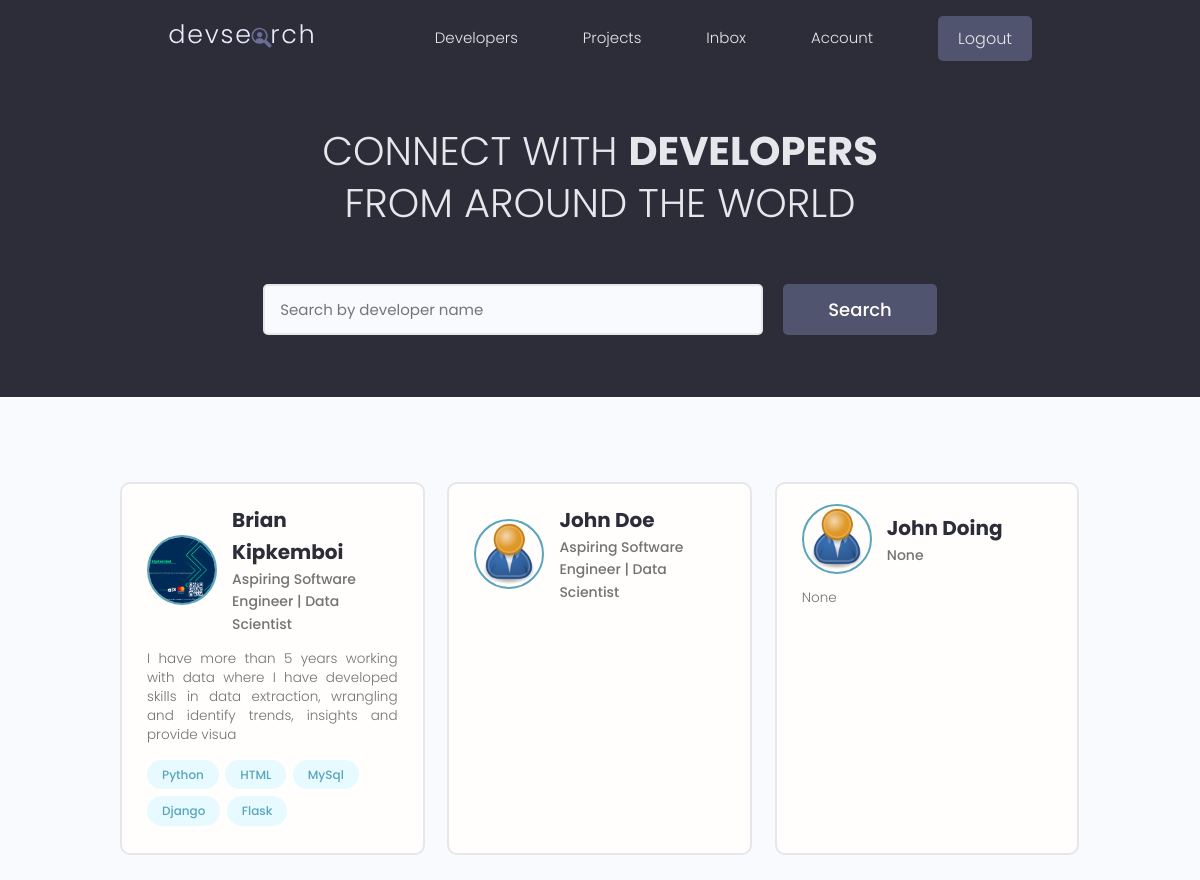
The app's page / (signed in) with its own data.
### users/models.py (models this page shows, shortened)
class Profile(models.Model):
    user = models.OneToOneField(
        User, on_delete=models.CASCADE, null=True, blank=True)
    name = models.CharField(max_length=200, blank=True, null=True)
    email = models.EmailField(max_length=500, blank=True, null=True)
    username = models.CharField(max_length=200, blank=True, null=True)
    location = models.CharField(max_length=200, blank=True, null=True)
    short_intro = models.CharField(max_length=200, blank=True, null=True)
    bio = models.TextField(blank=True, null=True)
    profile_image = models.ImageField(
        null=True, blank=True, upload_to='profiles/', default="profiles/user-default.png")
    social_github = models.CharField(max_length=200, blank=True, null=True)
    social_twitter = models.CharField(max_length=200, blank=True, null=True)
    social_linkedin = models.CharField(max_length=200, blank=True, null=True)
    social_youtube = models.CharField(max_length=200, blank=True, null=True)
    social_website = models.CharField(max_length=200, blank=True, null=True)
    created = models.DateTimeField(auto_now_add=True)
    id = models.UUIDField(default=uuid.uuid4, unique=True,
                          primary_key=True, editable=False)
    class Meta:
        ordering = ['created']
    @property
    def imageURL(self):
        try:
            url = self.profile_image.url
        except:
            url = ''
        return url

class Skill(models.Model):
    owner = models.ForeignKey(
        Profile, on_delete=models.CASCADE, null=True, blank=True)
    name = models.CharField(max_length=200, blank=True, null=True)
    description = models.TextField(null=True, blank=True)
    created = models.DateTimeField(auto_now_add=True)
    id = models.UUIDField(default=uuid.uuid4, unique=True,
                          primary_key=True, editable=False)
    def __str__(self):
        return str(self.name)

### users/views.py (the view)
# urls.py: path('', views.profiles, name="profiles"),
def profiles(request):
    profiles, search_query = searchProfiles(request)
    custom_range, profiles = paginateProfiles(request, profiles, 3)
    context = {'profiles': profiles, 'search_query': search_query,
               'custom_range': custom_range}
    return render(request, 'users/profiles.html', context)

### users/utils.py (called while the page is built)
def paginateProfiles(request, profiles, results):
    page = request.GET.get('page')
    paginator = Paginator(profiles, results)
    try:
        profiles = paginator.page(page)
    except PageNotAnInteger:
        page = 1
        profiles = paginator.page(page)
    except EmptyPage:
        page = paginator.num_pages
        profiles = paginator.page(page)
    leftIndex = (int(page) - 4)
    if leftIndex < 1:
        leftIndex = 1
    rightIndex = (int(page) + 5)
    if rightIndex > paginator.num_pages:
        rightIndex = paginator.num_pages + 1
    custom_range = range(leftIndex, rightIndex)
    return custom_range, profiles

def searchProfiles(request):
    search_query = ''
    if request.GET.get('search_query'):
        search_query = request.GET.get('search_query')
    skills = Skill.objects.filter(name__icontains=search_query)
    profiles = Profile.objects.distinct().filter(
        Q(name__icontains=search_query) |
        Q(short_intro__icontains=search_query) |
        Q(skill__in=skills)
    )
    return profiles, search_query

### users/templates/users/profiles.html (shortened to what this page needs)
{% extends 'main.html' %}
{% block content %}
<main class="home">
    <section class="hero-section text-center">
        <div class="container container--narrow">
            <div class="hero-section__box">
                <h2>CONNECT WITH <span>DEVELOPERS</span></h2>
                <h2>FROM AROUND THE WORLD</h2>
            </div>
            <div class="hero-section__search">
                <form id="searchForm" class="form" action="{% url 'profiles' %}" method="get">
                    <div class="form__field">
                        <input class="input input--text" id="formInput#search" type="text" name="search_query"
                            value="{{search_query}}" placeholder="Search by developer name" />
                    </div>
                    <input class="btn btn--sub btn--lg" type="submit" value="Search" />
                </form>
            </div>
        </div>
    </section>
    <section class="devlist">
        <div class="container">
            <div class="grid grid--three">
                {% for profile in profiles %}
                <div class="column card">
                    <div class="dev">
                        <a href="{% url 'user-profile' profile.id %}" class="card__body">
                            <div class="dev__profile">
                                <img class="avatar avatar--md" src="{{ profile.imageURL }}" alt="image" />
                                <div class="dev__meta">
                                    <h3>{{profile.name}}</h3>
                                    <h5>{{profile.short_intro|slice:"60"}}</h5>
                                </div>
                            </div>
                            <p class="dev__info">{{profile.bio|slice:"150"}}</p>
                            <div class="dev__skills">
                                {% for skill in profile.skill_set.all|slice:"5" %}
                                <span class="tag tag--pill tag--main">
                                    <small>{{skill}}</small>
                                </span>
                                {% endfor %}
                            </div>
                        </a>
                    </div>
                </div>
                {% endfor %}
            </div>
        </div>
    </section>
</main>
{% endblock content %}

### static/styles/app.css (style rules this page uses)
:root { --color-sub: #2d2d39; }
.btn--sub { background-color: var(--color-sub-light); }
.card { border: 2px solid var(--color-light); }
img { width: 100%; }
.hero-section { height: 40vh; display: flex; align-items: center; background-color: var(--color-sub); }
.hero-section__box { margin-bottom: 4rem; }
.hero-section__box > h2, .hero-section__box > h2 > span { font-size: 4rem; color: var(--color-light); line-height: 1.3; text-transform: uppercase; }
.hero-section__box > h2 { font-weight: 300; }
.hero-section__box > h2 > span { font-weight: 700; }
.hero-section__search > .form { display: flex; align-items: center; justify-content: center; gap: 2rem; }
.hero-section__search > .form input.input--text { width: 50rem; }
.devlist { margin-top: 8rem; }
.devlist .grid { align-items: stretch; }
.devlist .dev .dev__profile { display: flex; align-items: center; gap: 1.5rem; }
.devlist .dev .dev__meta h3 { color: var(--color-sub); font-size: 2rem; font-weight: 700; }
.devlist .dev .dev__meta h5 { color: var(--color-text); font-size: 1.4rem; font-weight: 500; }
.devlist .dev .dev__info { margin: 1.5rem 0; font-size: 1.35rem; line-height: 1.4; text-align: justify; }

### static/uikit/styles/modules/_variables.css (style rules this page uses)
:root { --color-main: #5aa5b9; --color-main-light: #e6faff; --color-sub: #3f4156; --color-sub-light: #51546e; --color-sub-lighter: #ededfd; --color-text: #737373; --color-gray: #8b8b8b; --color-light: #e5e7eb; --color-light-gray: #767676; --color-bg: #f8fafd; --color-white: #fffefd; --color-white-light: #f3f3f3; --color-success: #359e64; --color-success-bg: #def8e8; --color-error: #fc4b0b; --color-error-bg: #fff2ee; --font-base: 'Poppins', arial, helvetica, 'Segoe UI', roboto, ubuntu, sans-serif; --font-monospace: 'Fira Code', 'Courier New', courier, monospace; --font-regular: 300; --font-medium: 500; --font-bold: 700; --generic-shadow: 1px 1px 5px #00000010; --generic-transition: all 0.3s ease-in-out; }

### static/uikit/styles/modules/_base.css (style rules this page uses)
* { margin: 0; padding: 0; box-sizing: border-box; text-rendering: optimizeLegibility; color: inherit; font-size: inherit; }
html { font-size: 50%; }
@media only screen and (min-width: 480px) { html { font-size: 56.25%; } }
@media only screen and (min-width: 1200px) { html { font-size: 62.5%; } }
body { line-height: 1.6; font-weight: 400; font-size: 1.5rem; color: var(--color-text); background-color: var(--color-bg); min-height: 100vh; }

### static/uikit/styles/modules/_typography.css (style rules this page uses)
* { font-family: var(--font-base); }
h2 { font-size: 3.6rem; font-weight: var(--font-bold); }
h3 { font-size: 3.2rem; font-weight: var(--font-medium); }
h5 { font-size: 2.4rem; font-weight: var(--font-medium); }
h5, h6 { font-weight: var(--font-regular); }
p, span, strong { font-size: 1.6rem; color: var(--color-text); font-weight: var(--font-regular); }
a { padding-bottom: 2px; text-decoration: none; display: inline-block; color: var(--color-main); font-weight: var(--font-medium); }

### static/uikit/styles/modules/_utilities.css (style rules this page uses)
.container { width: 92%; max-width: 165rem; margin: 0 auto; box-sizing: border-box; }
.container--narrow { width: 92%; max-width: 120rem; }
@media screen and (min-width: 1000px) { .container { width: 90%; } }
@media screen and (min-width: 1000px) { .container--narrow { width: 85%; } }
@media screen and (min-width: 1200px) { .container { width: 80%; } }
@media screen and (min-width: 1200px) { .container--narrow { width: 72%; } }
.text-center { text-align: center; }

### static/uikit/styles/modules/_avatar.css (style rules this page uses)
.avatar { border-radius: 50%; border: 2px solid var(--color-main); object-fit: cover; }
.avatar--md { height: 7rem; width: 7rem; }

### static/uikit/styles/modules/_button.css (style rules this page uses)
.btn { display: inline-block; position: relative; cursor: pointer; background-color: var(--color-light); font-weight: var(--font-medium); color: var(--color-sub); text-decoration: none; padding: 1rem 2rem; border-radius: 0.5rem; border: none; width: -webkit-fit-content; width: -moz-fit-content; width: fit-content; height: -webkit-fit-content; height: -moz-fit-content; height: fit-content; font-size: 1.6rem; outline-width: 0; outline-color: transparent; -webkit-backface-visibility: hidden; backface-visibility: hidden; transition: all 0.3s ease-in-out; }
.btn--sub { background-color: var(--color-sub); color: var(--color-white); }
.btn--lg { font-size: 1.8rem; padding: 1.2rem 4.5rem; }

### static/uikit/styles/modules/_card.css (style rules this page uses)
.card { border-radius: 1rem; background-color: var(--color-white); border: 1.5px solid var(--color-light); width: auto; height: auto; margin-top: 0.5rem; margin-bottom: 0.5rem; overflow: hidden; }
.card__body, .card__header { padding: 2rem 2.5rem; }

### records on screen
Profile: imageURL (picture), name "Brian Kipkemboi", short_intro "Aspiring Software Engineer | Data Scientist", bio "I have more than 5 years working with data where I have developed skills in data extraction, wrangling and identify trends, insights and provide visua"
Skill: name "Python"
Skill: name "HTML"
Skill: name "MySql"
Skill: name "Django"
Skill: name "Flask"
Profile: imageURL (placeholder picture), name "John Doe", short_intro "Aspiring Software Engineer | Data Scientist"
Profile: imageURL (placeholder picture), name "John Doing", short_intro "None", bio "None"
